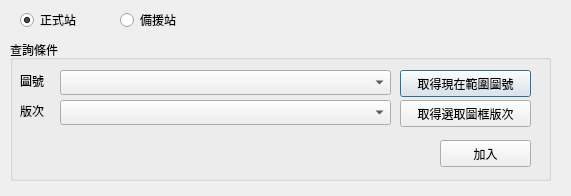
<?xml version="1.0" encoding="UTF-8"?>
<ui version="4.0">
 <class>Dialog</class>
 <widget class="QDialog" name="Dialog">
  <property name="geometry">
   <rect>
    <x>0</x>
    <y>0</y>
    <width>571</width>
    <height>196</height>
   </rect>
  </property>
  <property name="windowTitle">
   <string>農航所各版次正射影像</string>
  </property>
  <widget class="QRadioButton" name="radioButton">
   <property name="geometry">
    <rect>
     <x>20</x>
     <y>10</y>
     <width>81</width>
     <height>20</height>
    </rect>
   </property>
   <property name="text">
    <string>正式站</string>
   </property>
   <property name="checkable">
    <bool>true</bool>
   </property>
   <property name="checked">
    <bool>true</bool>
   </property>
  </widget>
  <widget class="QRadioButton" name="radioButton_2">
   <property name="geometry">
    <rect>
     <x>120</x>
     <y>10</y>
     <width>81</width>
     <height>20</height>
    </rect>
   </property>
   <property name="text">
    <string>備援站</string>
   </property>
   <property name="checkable">
    <bool>true</bool>
   </property>
  </widget>
  <widget class="QGroupBox" name="groupBox_2">
   <property name="geometry">
    <rect>
     <x>10</x>
     <y>40</y>
     <width>541</width>
     <height>141</height>
    </rect>
   </property>
   <property name="title">
    <string>查詢條件</string>
   </property>
   <widget class="QLabel" name="label">
    <property name="geometry">
     <rect>
      <x>10</x>
      <y>30</y>
      <width>71</width>
      <height>21</height>
     </rect>
    </property>
    <property name="font">
     <font>
      <family>Times New Roman</family>
      <pointsize>9</pointsize>
     </font>
    </property>
    <property name="text">
     <string>圖號</string>
    </property>
   </widget>
   <widget class="QLabel" name="label_2">
    <property name="geometry">
     <rect>
      <x>10</x>
      <y>60</y>
      <width>71</width>
      <height>21</height>
     </rect>
    </property>
    <property name="font">
     <font>
      <family>Times New Roman</family>
      <pointsize>9</pointsize>
     </font>
    </property>
    <property name="text">
     <string>版次</string>
    </property>
   </widget>
   <widget class="QComboBox" name="comboBox">
    <property name="geometry">
     <rect>
      <x>50</x>
      <y>30</y>
      <width>331</width>
      <height>25</height>
     </rect>
    </property>
   </widget>
   <widget class="QComboBox" name="comboBox_2">
    <property name="geometry">
     <rect>
      <x>50</x>
      <y>60</y>
      <width>331</width>
      <height>25</height>
     </rect>
    </property>
   </widget>
   <widget class="QPushButton" name="pushButton_2">
    <property name="geometry">
     <rect>
      <x>390</x>
      <y>30</y>
      <width>131</width>
      <height>27</height>
     </rect>
    </property>
    <property name="text">
     <string>取得現在範圍圖號</string>
    </property>
   </widget>
   <widget class="QPushButton" name="pushButton">
    <property name="geometry">
     <rect>
      <x>430</x>
      <y>100</y>
      <width>91</width>
      <height>27</height>
     </rect>
    </property>
    <property name="text">
     <string>加入</string>
    </property>
   </widget>
   <widget class="QPushButton" name="pushButton_3">
    <property name="geometry">
     <rect>
      <x>390</x>
      <y>60</y>
      <width>131</width>
      <height>27</height>
     </rect>
    </property>
    <property name="text">
     <string>取得選取圖框版次</string>
    </property>
   </widget>
  </widget>
 </widget>
 <resources/>
 <connections/>
</ui>
